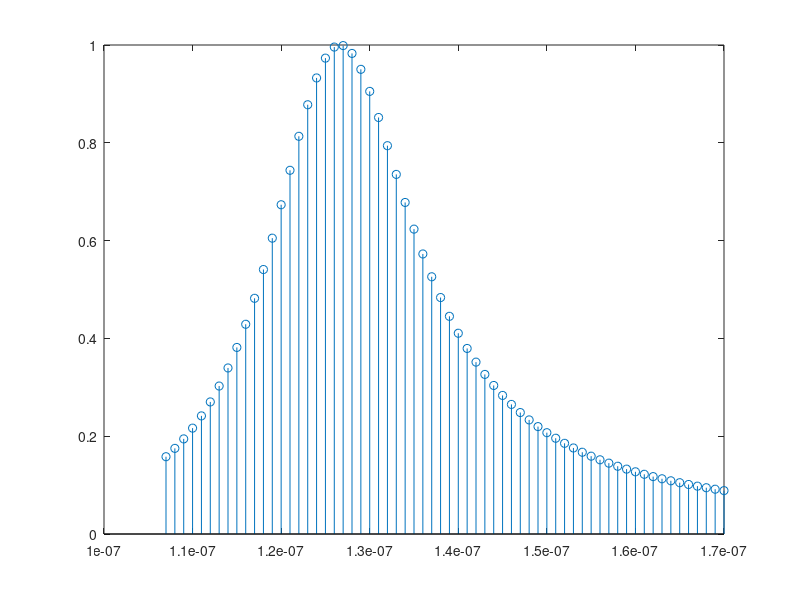

Here is the MATLAB script that generated this plot:
clc;
clear all;
close all;

dC = 1e-9;
C = 107e-9:dC:170e-9;

N = length(C);

f = 100e3;
omega = 2*pi*f;
Ue = 1;

R = 1;
L = 20e-6;

P = [ones(N,1) * R, ones(N,1) * L, C'];

R = P(:,1);
L = P(:,2);
C = P(:,3);

1./(j*omega*C);

Z = 1./(j*omega*C) + j*omega*L + R;

I = Ue ./ Z;
Ua = Ue * R ./ Z;

P = abs(I).*abs(Ua)
stem(C,P)

